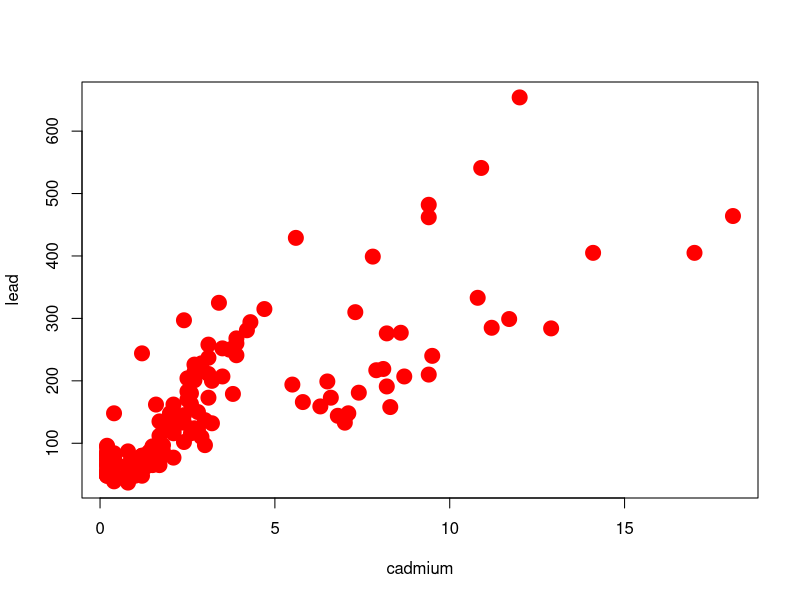
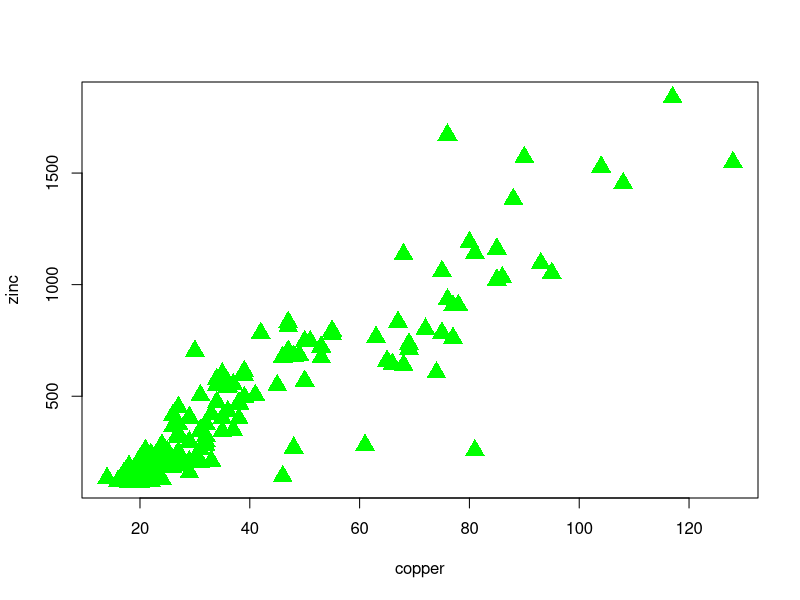
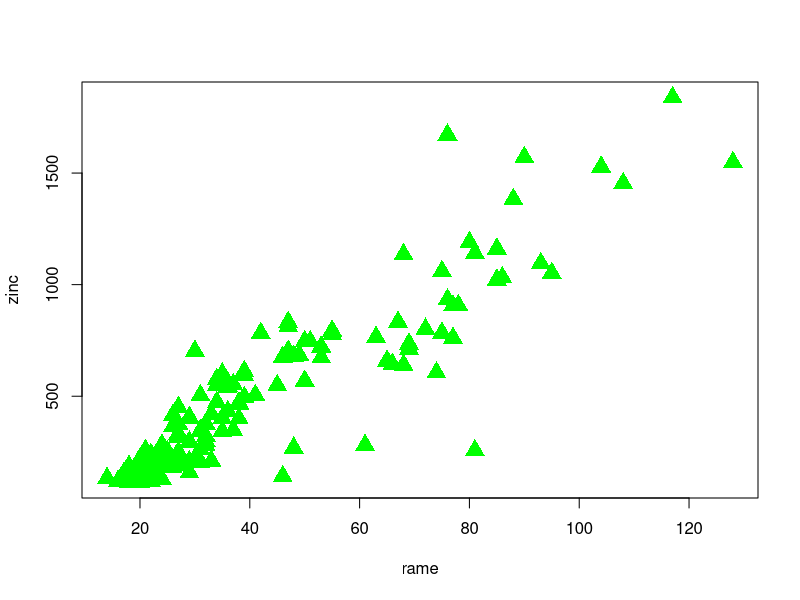
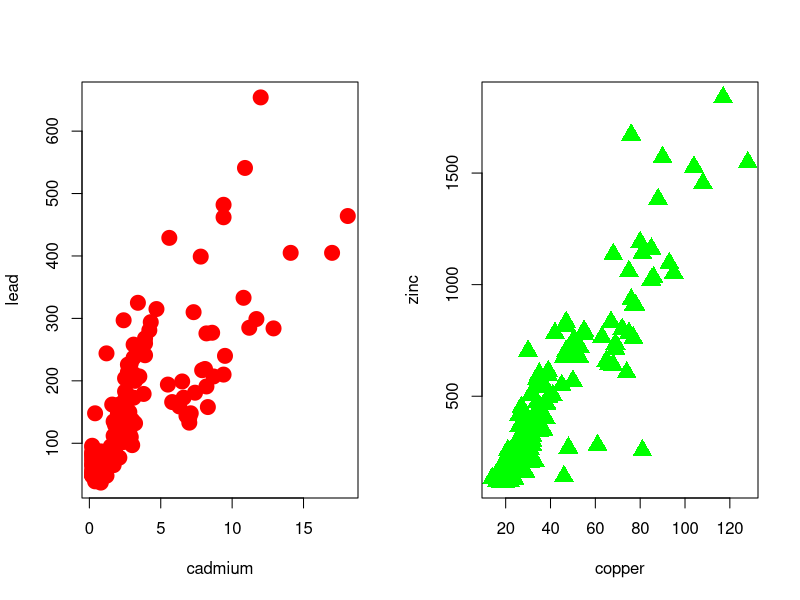
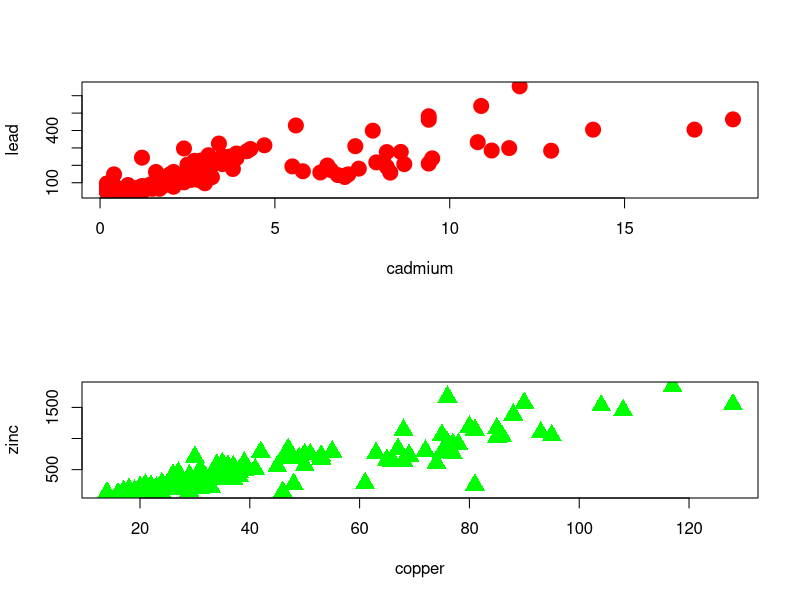
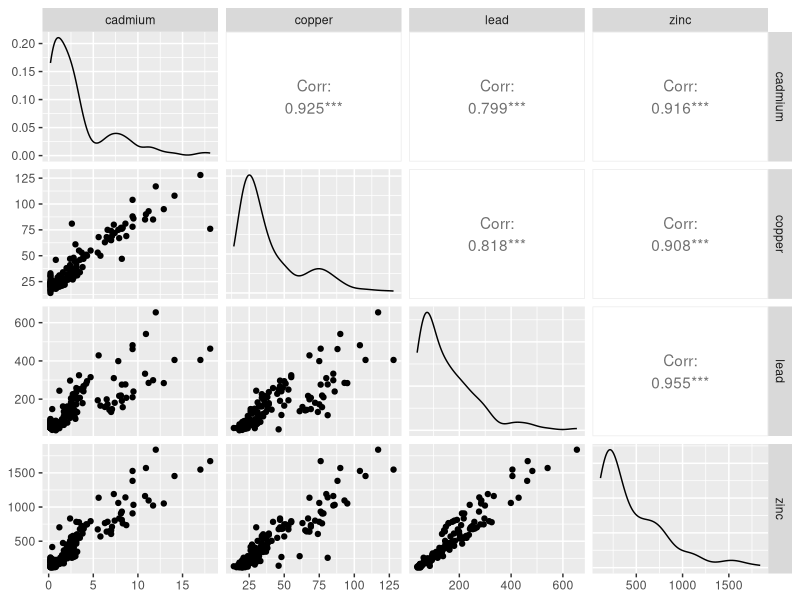

These charts were generated, in order, by the following R code: (Note: this script raises an error after producing the figures.)
# R spaziale: funzioni spaziali in Ecologia del paesaggio

library(sp)

data(meuse)

head(meuse)

attach(meuse)

plot(cadmium,lead,col="red",pch=19,cex=2)

plot(copper,zinc,col="green",pch=17,cex=2)

# per cambiare etichetta

plot(copper,zinc,col="green",pch=17,cex=2,xlab="rame",ylab="zinc")

#multiframe o multipanel

par(mfrow=c(1,2))

plot(cadmium,lead,col="red",pch=19,cex=2)

plot(copper,zinc,col="green",pch=17,cex=2)

#invertiamo riga colonna in colonna riga

par(mfrow=c(2,1))

plot(cadmium,lead,col="red",pch=19,cex=2)

plot(copper,zinc,col="green",pch=17,cex=2)

#multiframe automatico

install.packages("GGally")

library(GGally)

ggpairs(meuse[,3:6])

#spatial

head(mesue)

coordinates(meuse)=~x+y

spplot(mesue,"zinc")
